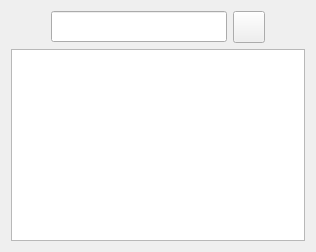
      <widget class="QWidget" name="results_page">
       <layout class="QVBoxLayout" name="verticalLayout_18">
        <item>
         <layout class="QHBoxLayout" name="results_search_layout">
          <item>
           <spacer name="results_search_hspacer_left">
            <property name="orientation">
             <enum>Qt::Horizontal</enum>
            </property>
            <property name="sizeHint" stdset="0">
             <size>
              <width>40</width>
              <height>20</height>
             </size>
            </property>
           </spacer>
          </item>
          <item>
           <widget class="QLineEdit" name="results_search_line_edit">
            <property name="maximumSize">
             <size>
              <width>256</width>
              <height>16777215</height>
             </size>
            </property>
            <property name="font">
             <font>
              <pointsize>14</pointsize>
             </font>
            </property>
           </widget>
          </item>
          <item>
           <widget class="QPushButton" name="results_search_button">
            <property name="minimumSize">
             <size>
              <width>32</width>
              <height>32</height>
             </size>
            </property>
            <property name="maximumSize">
             <size>
              <width>32</width>
              <height>32</height>
             </size>
            </property>
            <property name="baseSize">
             <size>
              <width>32</width>
              <height>32</height>
             </size>
            </property>
            <property name="text">
             <string/>
            </property>
           </widget>
          </item>
          <item>
           <spacer name="results_search_hspacer_right">
            <property name="orientation">
             <enum>Qt::Horizontal</enum>
            </property>
            <property name="sizeHint" stdset="0">
             <size>
              <width>40</width>
              <height>20</height>
             </size>
            </property>
           </spacer>
          </item>
         </layout>
        </item>
        <item>
         <widget class="QTextBrowser" name="results_browser"/>
        </item>
       </layout>
      </widget>
